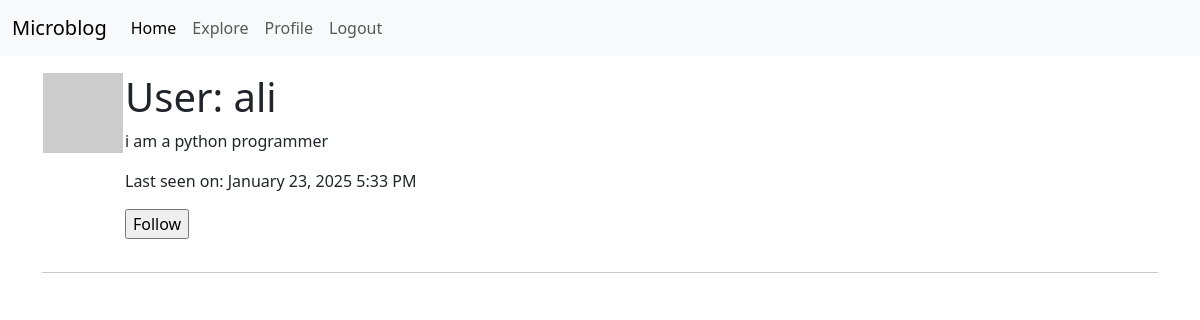
Before: /user/ali (signed in) with the older database file.
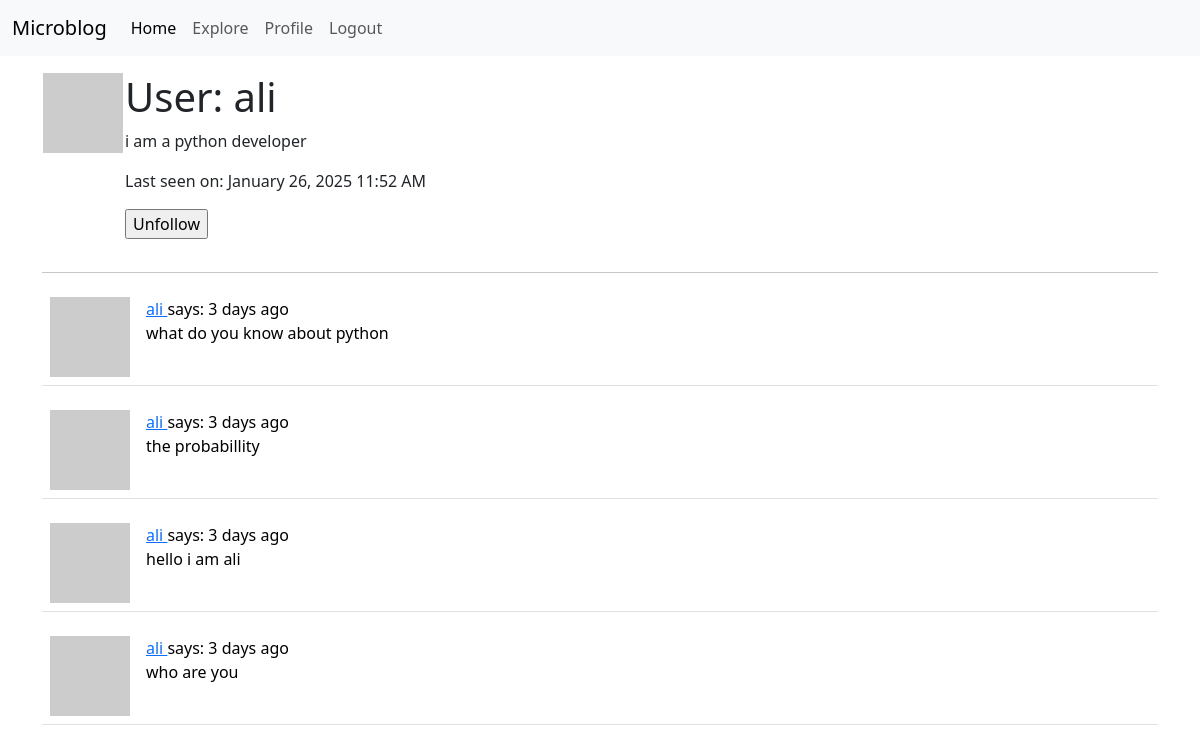
After: the same page with the newer database file.
### app/models.py (models this page shows, shortened)
class User(UserMixin,db.Model):
    id : so.Mapped[int] = so.mapped_column(primary_key=True)
    username : so.Mapped[str] = so.mapped_column(sa.String(64),index=True, unique=True)
    email : so.Mapped[str] = so.mapped_column(sa.String(120), index=True, unique=True)
    password_hash : so.Mapped[Optional[str]] = so.mapped_column(sa.String(256))
    posts: so.WriteOnlyMapped['Post'] = so.relationship(
        back_populates='author')
    about_me: so.Mapped[Optional[str]] = so.mapped_column(sa.String(140))
    last_seen: so.Mapped[Optional[datetime]] = so.mapped_column(
        default=lambda: datetime.now(timezone.utc))
    following: so.WriteOnlyMapped['User'] = so.relationship(
        secondary=followers, primaryjoin=(followers.c.follower_id == id),
        secondaryjoin=(followers.c.followed_id == id),
        back_populates='followers')
    followers: so.WriteOnlyMapped['User'] = so.relationship(
        secondary=followers, primaryjoin=(followers.c.followed_id == id),
        secondaryjoin=(followers.c.follower_id == id),
        back_populates='following')
    def avatar(self, size):
        digest = md5(self.email.lower().encode('utf-8')).hexdigest()
        return f'https://www.gravatar.com/avatar/{digest}?d=identicon&s={size}'
    def is_following(self, user):
        query = self.following.select().where(User.id == user.id)
        return db.session.scalar(query) is not None

class Post(db.Model):
    id: so.Mapped[int] = so.mapped_column(primary_key=True)
    body: so.Mapped[str] = so.mapped_column(sa.String(140))
    timestamp: so.Mapped[datetime] = so.mapped_column(
        index=True, default=lambda: datetime.now(timezone.utc))
    user_id: so.Mapped[int] = so.mapped_column(sa.ForeignKey('user.id'),index=True)
    author: so.Mapped[User] = so.relationship(back_populates='posts')

### app/routes.py (the view)
@app.route('/user/<username>')
@login_required
def user(username):
    user = db.first_or_404(sa.select(User).where(User.username==username))
    page=request.args.get('page',1,type=int)
    query=user.posts.select().order_by(Post.timestamp.desc())
    posts = db.paginate(query,page=page,per_page=app.config['POSTS_PER_PAGE'],error_out=False)
    next_url = url_for('user', username=user.username, page=posts.next_num) \
        if posts.has_next else None
    prev_url = url_for('user', username=user.username, page=posts.prev_num) \
        if posts.has_prev else None
    form = EmptyForm()
    return render_template('user.html', user=user, posts=posts,form=form, next_url=next_url,prev_url=prev_url)

### app/forms.py
class EmptyForm(FlaskForm):
    submit = SubmitField('Submit')

### app/models.py (called while the page is built)
@login.user_loader
def load_user(id):
    return db.session.get(User, int(id))

### app/routes.py (called while the page is built)
@app.before_request
def before_request():
    if current_user.is_authenticated:
        current_user.last_seen = datetime.now(timezone.utc)
        db.session.commit()

### app/templates/user.html (shortened to what this page needs)
{% extends 'base.html' %}
{% block content %}
    <table>
        <tr valign="top">
            <td><img src="{{ user.avatar(128) }}"></td>
            <td>
                <h1>User: {{ user.username }}</h1>
                {% if user.about_me %}
                    <p>{{ user.about_me }}</p>
                {% endif %}
                {% if user.last_seen %}
                    <p>Last seen on: {{moment(user.last_seen).format('LLL')}}</p>
                {% endif %}
                {% if user == current_user %}
                <p><a href="{{ url_for('edit_profile') }}">Edit your profile</a></p>
                {% elif not current_user.is_following(user) %}
                <p>
                    <form action="{{ url_for('follow', username=user.username) }}" method="post">
                        {{ form.submit(value='Follow') }}
                    </form>
                </p>
                {% else %}
                <p>
                    <form action="{{ url_for('unfollow', username=user.username) }}" method="post">
                        {{ form.submit(value='Unfollow') }}
                    </form>
                </p>
                {% endif %}
            </td>
        </tr>
    </table>
    <hr>
    {% for post in posts %}
     {% include '_post.html'   %}
    {% endfor %}
{% endblock %}

### app/templates/_post.html
<table class="table table-hover">
    <tr>
        <td width="70px">
            <a href="{{ url_for('user', username=post.author.username) }}">
                <img src="{{ post.author.avatar(70) }}" />
            </a>
        </td>
        <td>
            <a href="{{ url_for('user', username=post.author.username) }}">
                {{ post.author.username }}
            </a>
            says: {{moment(post.timestamp).fromNow()}}
            <br>
            {{ post.body }}
        </td>
    </tr>
</table>

Changed rows visible on the page:
changed User "ali": about_me "i am a python programmer" → "i am a python developer"; last_seen "January 23, 2025 5:33 PM" → "January 26, 2025 11:52 AM"
added Post: author.username "ali", timestamp "3 days ago", body "what do you know about python"
added Post: author.username "ali", timestamp "3 days ago", body "the probabillity"
added Post: author.username "ali", timestamp "3 days ago", body "hello i am ali"
added Post: author.username "ali", timestamp "3 days ago", body "who are you"
Other visible differences:
form field submit: (not shown) → "Unfollow"
form field submit: "Follow" → (not shown)
